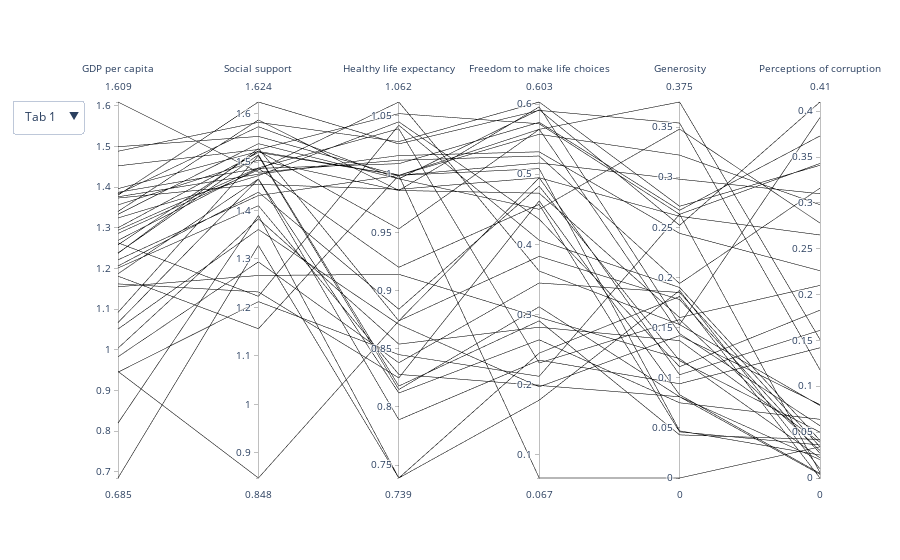

Notebook code cell kept with this figure:
### Code cell
import plotly.graph_objects as go
import pandas as pd

# Sample DataFrame

df = pd.DataFrame(data)

# Define the columns for each tab
columns_for_tab_1 = ['GDP per capita', 'Social support', 'Healthy life expectancy',
                     'Freedom to make life choices', 'Generosity', 'Perceptions of corruption']

columns_for_tab_2 =    [ "Size of Government", "Legal System and Property Rights", "Access to Sound Money", "Freedom to Trade Internationally","Regulation of Credit, Labor, and Business",
     "Economic Freedom Rank"]

column_for_color = 'Ex-Soviet State'

# Define color based on 'Ex-Soviet State'
colors = ['#049b9e' if state == "True" else '#c85fac' for state in df[column_for_color]]

# Create the parallel coordinates plots
fig = go.Figure()

# Tab 1 plot
fig.add_trace(go.Parcoords(
    line=dict(color=colors),
    dimensions=[dict(label=col, values=df[col]) for col in columns_for_tab_1],
    visible=True
))

# Tab 2 plot
fig.add_trace(go.Parcoords(
    line=dict(color=colors),
    dimensions=[dict(label=col, values=df[col]) for col in columns_for_tab_2],
    visible=False
))

fig.update_layout(
    updatemenus=[
        dict(
            buttons=list([
                dict(
                    args=[{'visible': [True, False]}],
                    label="Tab 1",
                    method="update"
                ),
                dict(
                    args=[{'visible': [False, True]}],
                    label="Tab 2",
                    method="update"
                )
            ]),
            direction="down"
        )
    ]
)

fig.show()

### Figure 1 — Plotly figure (JSON) as saved in the notebook; plotly's stock layout.template omitted (floating-point values rounded to 4 significant figures)
{"data": [{"dimensions": [{"label": "GDP per capita", "values": [1.452, 1.383, 1.238, 1.499, 1.333, 1.237, 1.3, 1.269, 1.396, 1.187, 1.34, 1.38, 1.263, 1.609, 1.373, 1.286, 1.162, 1.376, 0.947, 1.092, 1.221, 1.488, 1.387, 1.051, 1.356, 1.294, 1.324, 1.201, 1.258, 1.155, 0.685, 1.206, 1.004, 1.181, 0.983, 0.945, 1.067, 0.82]}, {"label": "Social support", "values": [1.526, 1.573, 1.515, 1.553, 1.538, 1.528, 1.52, 1.487, 1.522, 1.465, 1.587, 1.624, 1.223, 1.479, 1.454, 1.484, 1.232, 1.475, 0.848, 1.513, 1.431, 1.582, 1.487, 1.361, 1.504, 1.488, 1.472, 1.41, 1.523, 1.266, 1.328, 1.438, 1.383, 1.156, 1.294, 1.212, 1.465, 1.39]}, {"label": "Healthy life expectancy", "values": [1.052, 0.996, 0.818, 0.999, 0.996, 0.874, 0.999, 0.92, 0.999, 0.812, 0.986, 1.026, 1.042, 1.012, 0.987, 1.062, 0.825, 1.016, 0.874, 0.815, 0.999, 1.028, 1.009, 0.871, 0.986, 1.039, 1.045, 0.828, 0.953, 0.914, 0.739, 0.884, 0.854, 0.999, 0.838, 0.845, 0.789, 0.739]}, {"label": "Freedom to make life choices", "values": [0.572, 0.592, 0.291, 0.516, 0.45, 0.495, 0.564, 0.457, 0.557, 0.264, 0.596, 0.591, 0.406, 0.526, 0.495, 0.362, 0.462, 0.532, 0.383, 0.311, 0.508, 0.603, 0.574, 0.197, 0.473, 0.231, 0.436, 0.199, 0.564, 0.296, 0.245, 0.483, 0.282, 0.067, 0.345, 0.212, 0.235, 0.178]}, {"label": "Generosity", "values": [0.263, 0.252, 0.043, 0.298, 0.348, 0.103, 0.375, 0.046, 0.322, 0.075, 0.153, 0.354, 0.19, 0.194, 0.261, 0.153, 0.083, 0.244, 0.178, 0.081, 0.047, 0.271, 0.267, 0.142, 0.16, 0.158, 0.111, 0.081, 0.144, 0.119, 0.181, 0.117, 0.137, 0.0, 0.185, 0.263, 0.094, 0.187]}, {"label": "Perceptions of corruption", "values": [0.343, 0.41, 0.042, 0.31, 0.278, 0.161, 0.151, 0.036, 0.298, 0.064, 0.393, 0.118, 0.041, 0.316, 0.265, 0.079, 0.005, 0.226, 0.027, 0.004, 0.025, 0.341, 0.373, 0.08, 0.21, 0.03, 0.183, 0.02, 0.057, 0.022, 0.0, 0.05, 0.039, 0.034, 0.034, 0.006, 0.142, 0.01]}], "line": {"color": ["#c85fac", "#c85fac", "#049b9e", "#c85fac", "#c85fac", "#049b9e", "#c85fac", "#c85fac", "#c85fac", "#049b9e", "#c85fac", "#c85fac", "#c85fac", "#c85fac", "#c85fac", "#c85fac", "#c85fac", "#c85fac", "#049b9e", "#c85fac", "#c85fac", "#c85fac", "#c85fac", "#c85fac", "#c85fac", "#c85fac", "#c85fac", "#c85fac", "#c85fac", "#c85fac", "#049b9e", "#c85fac", "#c85fac", "#c85fac", "#c85fac", "#049b9e", "#049b9e", "#049b9e"]}, "type": "parcoords", "visible": true}, {"dimensions": [{"label": "Size of Government", "values": [7.718, 5.343, 7.657, 6.686, 6.555, 6.602, 6.944, 6.637, 5.096, 6.404, 5.131, 6.049, 7.25, 5.697, 6.001, 6.418, 7.22, 5.427, 7.914, 7.351, 6.282, 5.06, 4.668, 6.412, 4.749, 5.719, 5.08, 5.924, 5.449, 5.504, 7.819, 6.116, 6.662, 5.414, 7.084, 6.851, 5.388, 6.948]}, {"label": "Legal System and Property Rights", "values": [8.679, 8.606, 7.181, 7.681, 7.693, 7.696, 6.42, 6.992, 8.35, 6.995, 8.603, 8.451, 6.316, 8.167, 7.709, 7.309, 6.414, 8.331, 5.259, 5.939, 7.208, 8.507, 7.872, 5.436, 7.445, 6.472, 7.155, 6.305, 6.627, 6.07, 5.669, 6.127, 5.512, 5.928, 4.573, 4.269, 5.657, 4.935]}, {"label": "Access to Sound Money", "values": [9.874, 9.902, 9.328, 9.467, 9.707, 9.362, 9.534, 9.539, 9.26, 9.31, 9.386, 9.621, 9.339, 9.301, 9.41, 9.452, 9.368, 9.423, 9.827, 9.499, 9.439, 9.351, 9.683, 9.725, 9.414, 9.406, 9.414, 9.434, 9.576, 9.72, 8.115, 8.375, 8.357, 9.298, 8.336, 8.4, 9.013, 5.595]}, {"label": "Freedom to Trade Internationally", "values": [7.894, 8.775, 8.681, 8.73, 8.433, 8.681, 8.749, 8.434, 8.958, 8.712, 8.502, 7.784, 8.638, 8.205, 8.336, 8.442, 8.846, 8.448, 8.231, 8.338, 8.79, 7.913, 8.489, 8.514, 8.386, 8.69, 8.559, 8.393, 8.214, 8.334, 7.572, 8.019, 7.944, 8.135, 7.744, 7.811, 6.18, 6.886]}, {"label": "Regulation of Credit, Labor, and Business", "values": [8.269, 8.539, 8.274, 8.396, 8.436, 8.225, 8.429, 8.313, 8.117, 8.264, 7.959, 7.658, 7.926, 8.057, 7.986, 7.838, 7.518, 7.651, 7.701, 7.81, 7.126, 7.928, 7.807, 8.086, 8.119, 7.781, 7.556, 7.486, 7.28, 7.461, 7.442, 7.441, 7.575, 7.175, 8.104, 7.388, 6.167, 6.614]}, {"label": "Economic Freedom Rank", "values": [4.0, 6.0, 7.0, 9.0, 11.0, 13.0, 16.0, 17.0, 20.0, 21.0, 22.0, 23.0, 24.0, 24.0, 24.0, 24.0, 28.0, 29.0, 31.0, 31.0, 35.0, 36.0, 38.0, 41.0, 44.0, 46.0, 51.0, 53.0, 56.0, 58.0, 65.0, 71.0, 73.0, 76.0, 77.0, 87.0, 112.0, 127.0]}], "line": {"color": ["#c85fac", "#c85fac", "#049b9e", "#c85fac", "#c85fac", "#049b9e", "#c85fac", "#c85fac", "#c85fac", "#049b9e", "#c85fac", "#c85fac", "#c85fac", "#c85fac", "#c85fac", "#c85fac", "#c85fac", "#c85fac", "#049b9e", "#c85fac", "#c85fac", "#c85fac", "#c85fac", "#c85fac", "#c85fac", "#c85fac", "#c85fac", "#c85fac", "#c85fac", "#c85fac", "#049b9e", "#c85fac", "#c85fac", "#c85fac", "#c85fac", "#049b9e", "#049b9e", "#049b9e"]}, "type": "parcoords", "visible": false}], "layout": {"updatemenus": [{"buttons": [{"args": [{"visible": [true, false]}], "label": "Tab 1", "method": "update"}, {"args": [{"visible": [false, true]}], "label": "Tab 2", "method": "update"}], "direction": "down"}]}}
